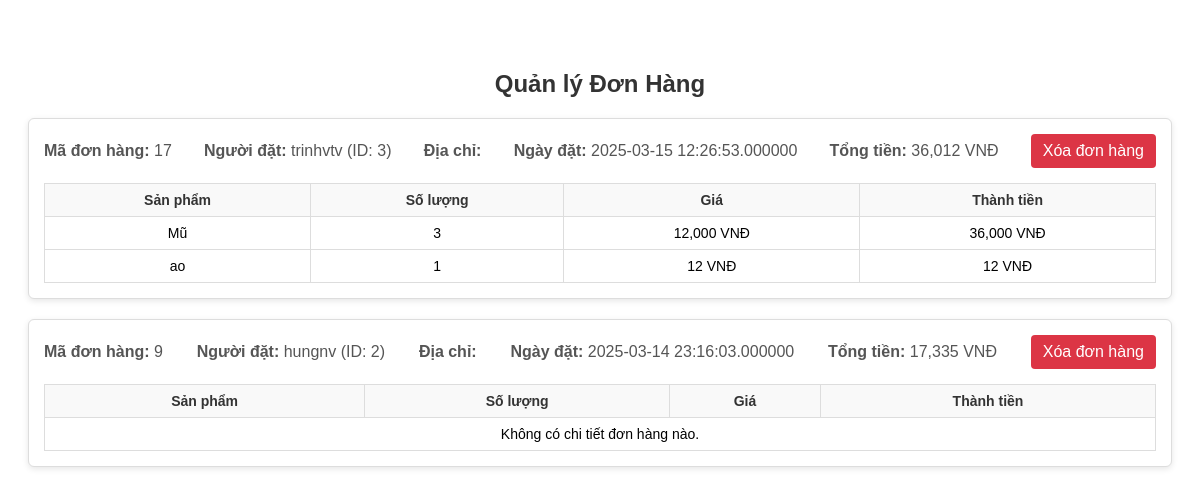
Page /frm/frm_admin/don_hang.php on the committed database.
### tables this page shows
CREATE TABLE IF NOT EXISTS `hoa_don` (
  `ma_hoa_don` int NOT NULL AUTO_INCREMENT,
  `tong_tien` decimal(50,0) NOT NULL,
  `ngay_dat` datetime(6) NOT NULL,
  `ma_nguoi_dung` int NOT NULL,
  `phuong_thuc_thanh_toan` varchar(100) NOT NULL,
  PRIMARY KEY (`ma_hoa_don`),
  KEY `hoa_don_ibfk_1` (`ma_nguoi_dung`)
);

CREATE TABLE IF NOT EXISTS `nguoi_dung` (
  `ma_nguoi_dung` int NOT NULL AUTO_INCREMENT,
  `mat_khau` varchar(50) NOT NULL,
  `tai_khoan` varchar(100) NOT NULL,
  `ma_quyen` int NOT NULL,
  `dia_chi` varchar(100) NOT NULL,
  PRIMARY KEY (`ma_nguoi_dung`),
  KEY `ma_quyen` (`ma_quyen`)
);

CREATE TABLE IF NOT EXISTS `chi_tiet_don_hang` (
  `ma_chi_tiet` int NOT NULL AUTO_INCREMENT,
  `ma_san_pham` int NOT NULL,
  `gia` decimal(65,0) NOT NULL,
  `so_luong` int NOT NULL,
  `ma_hoa_don` int NOT NULL,
  PRIMARY KEY (`ma_chi_tiet`),
  KEY `chi_tiet_don_hang_ibfk_1` (`ma_san_pham`),
  KEY `chi_tiet_don_hang_ibfk_2` (`ma_hoa_don`)
);

CREATE TABLE IF NOT EXISTS `san_pham` (
  `ma_san_pham` int NOT NULL AUTO_INCREMENT,
  `ten_sp` varchar(50) NOT NULL,
  `so_luong` int NOT NULL,
  `mo_ta` varchar(100) NOT NULL,
  `gia_ban` double NOT NULL,
  `ma_danh_muc` int NOT NULL,
  `hinh_anh` text NOT NULL,
  PRIMARY KEY (`ma_san_pham`),
  KEY `san_pham_ibfk_1` (`ma_danh_muc`)
);

### frm/frm_admin/don_hang.php (the view, shortened to what this page needs)
<?php
include('../../db/config.php');
$sqlOrders = "SELECT h.*, n.tai_khoan, n.dia_chi
              FROM hoa_don h
              LEFT JOIN nguoi_dung n ON h.ma_nguoi_dung = n.ma_nguoi_dung
              ORDER BY h.ngay_dat DESC";
$resultOrders = $conn->query($sqlOrders);
$orders = [];
if ($resultOrders && $resultOrders->num_rows > 0) {
    while ($row = $resultOrders->fetch_assoc()) {
        $orders[] = $row;
    }
}
?>
<link rel="stylesheet" href="/BTL/assets/css_form_admin/don_hang.css">
<div class="admin-orders-container">
    <h2>Quản lý Đơn Hàng</h2>
    <?php if (count($orders) > 0): ?>
        <?php foreach ($orders as $order): ?>
            <div class="order-card">
                <div class="order-header">
                    <p><strong>Mã đơn hàng:</strong> <?php echo $order['ma_hoa_don']; ?></p>
                    <p><strong>Người đặt:</strong> <?php echo htmlspecialchars($order['tai_khoan']); ?> (ID: <?php echo $order['ma_nguoi_dung']; ?>)</p>
                    <p><strong>Địa chỉ:</strong> <?php echo htmlspecialchars($order['dia_chi']); ?></p>
                    <p><strong>Ngày đặt:</strong> <?php echo $order['ngay_dat']; ?></p>
                    <p><strong>Tổng tiền:</strong> <?php echo number_format($order['tong_tien']); ?> VNĐ</p>
                    <a href="process_order.php?delete=<?php echo $order['ma_hoa_don']; ?>" class="delete-btn" onclick="return confirm('Bạn có chắc chắn muốn xóa đơn hàng này?');">Xóa đơn hàng</a>
                </div>
                <?php
                $sqlDetails = "SELECT ctdh.*, sp.ten_sp, sp.hinh_anh
                               FROM chi_tiet_don_hang ctdh
                               LEFT JOIN san_pham sp ON ctdh.ma_san_pham = sp.ma_san_pham
                               WHERE ctdh.ma_hoa_don = ?";
                $stmt = $conn->prepare($sqlDetails);
                $stmt->bind_param("i", $order['ma_hoa_don']);
                $stmt->execute();
                $resultDetails = $stmt->get_result();
                ?>
                <div class="order-details">
                    <table>
                        <thead>
                            <tr>
                                <th>Sản phẩm</th>
                                <th>Số lượng</th>
                                <th>Giá</th>
                                <th>Thành tiền</th>
                            </tr>
                        </thead>
                        <tbody>
                            <?php if ($resultDetails && $resultDetails->num_rows > 0): ?>
                                <?php while ($detail = $resultDetails->fetch_assoc()): ?>
                                    <tr>
                                        <td><?php echo htmlspecialchars($detail['ten_sp']); ?></td>
                                        <td><?php echo $detail['so_luong']; ?></td>
                                        <td><?php echo number_format($detail['gia']); ?> VNĐ</td>
                                        <td><?php echo number_format($detail['gia'] * $detail['so_luong']); ?> VNĐ</td>
                                    </tr>
                                <?php endwhile; ?>
                            <?php else: ?>
                                <tr>
                                    <td colspan="4">Không có chi tiết đơn hàng nào.</td>
                                </tr>
                            <?php endif; ?>
                        </tbody>
                    </table>
                </div>
            </div>
        <?php endforeach; ?>
    <?php else: ?>
        <p>Không có đơn hàng nào.</p>
    <?php endif; ?>
</div>

### assets/css_form_admin/don_hang.css (style rules this page uses)
.admin-orders-container { max-width: 1200px; margin: 30px auto; padding: 20px; font-family: Arial, sans-serif; }
.admin-orders-container h2 { text-align: center; margin-bottom: 20px; color: #333; }
.order-card { background: #fff; border: 1px solid #ddd; border-radius: 6px; margin-bottom: 20px; padding: 15px; box-shadow: 0 2px 6px rgba(0,0,0,0.1); }
.order-header { display: flex; flex-wrap: wrap; justify-content: space-between; align-items: center; margin-bottom: 15px; }
.order-header p { margin: 5px 0; font-size: 16px; color: #555; }
.delete-btn { background-color: #dc3545; color: #fff; padding: 8px 12px; text-decoration: none; border-radius: 4px; transition: background-color 0.3s; }
.order-details table { width: 100%; border-collapse: collapse; }
.order-details th, .order-details td { border: 1px solid #ddd; padding: 8px; text-align: center; font-size: 14px; }
.order-details th { background-color: #f9f9f9; color: #333; }

### rows in the picture
hoa_don: ma_hoa_don "17", ma_nguoi_dung.tai_khoan "trinhvtv", ma_nguoi_dung "3", ngay_dat "2025-03-15 12:26:53.000000", tong_tien "36,012"
chi_tiet_don_hang: ma_san_pham.ten_sp "Mũ", so_luong "3", gia "12,000", $detail['gia'] * $detail['so_luong'] "36,000"
chi_tiet_don_hang: ma_san_pham.ten_sp "ao", so_luong "1", gia "12", $detail['gia']*$detail['so_luong'] "12"
hoa_don: ma_hoa_don "9", ma_nguoi_dung.tai_khoan "hungnv", ma_nguoi_dung "2", ngay_dat "2025-03-14 23:16:03.000000", tong_tien "17,335", shows "Không có chi tiết đơn hàng nào."
